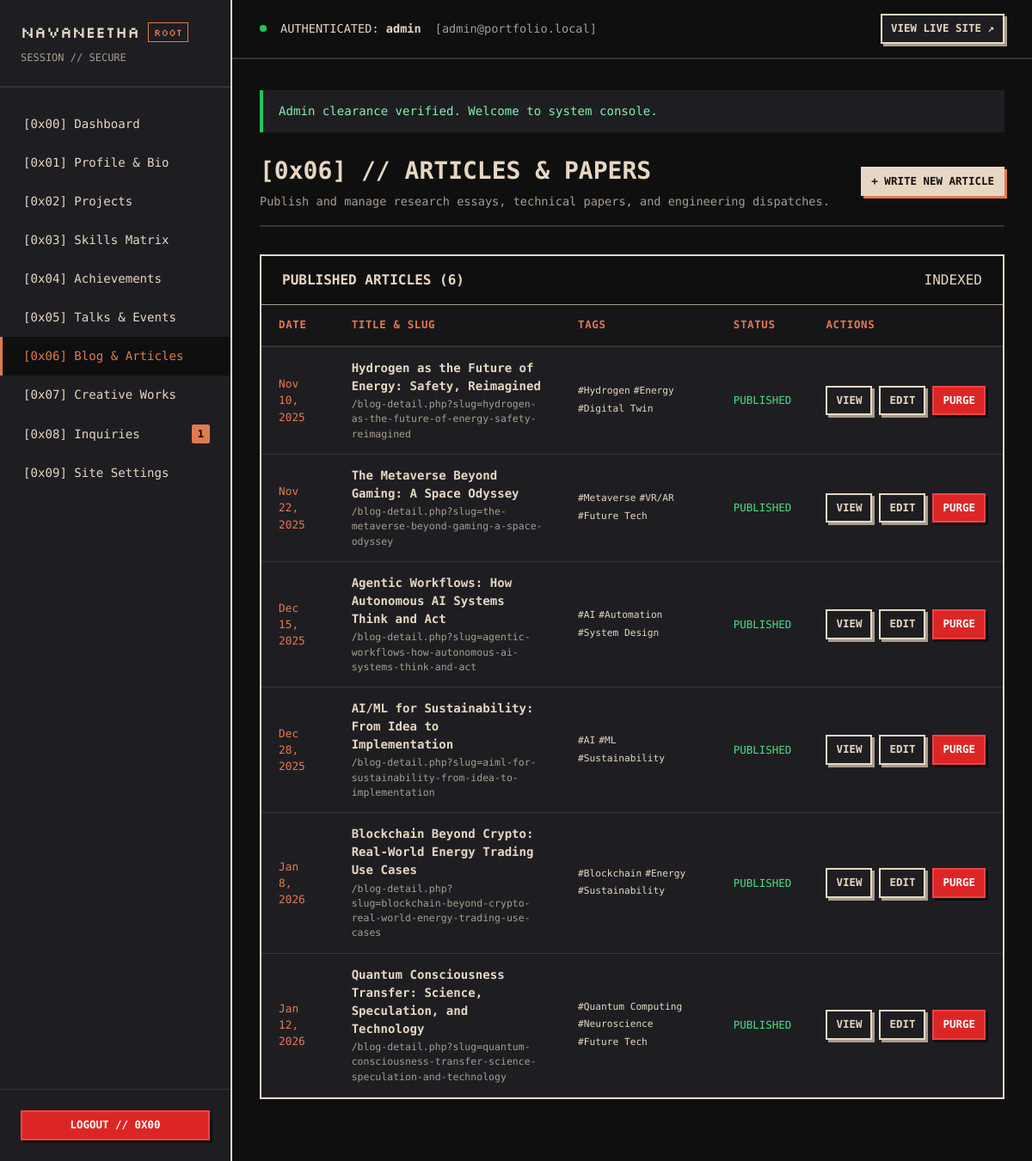
/admin/articles.php (signed in), run on the app's committed database.
### tables this page shows
CREATE TABLE IF NOT EXISTS `articles` (
    `id` INT UNSIGNED AUTO_INCREMENT PRIMARY KEY,
    `title` VARCHAR(255) NOT NULL,
    `slug` VARCHAR(255) NOT NULL UNIQUE,
    `summary` TEXT NOT NULL,
    `content` MEDIUMTEXT NOT NULL,
    `image` VARCHAR(255) NULL,
    `published_date` VARCHAR(50) NOT NULL,
    `is_published` TINYINT(1) DEFAULT 1,
    `created_at` TIMESTAMP DEFAULT CURRENT_TIMESTAMP,
    `updated_at` TIMESTAMP DEFAULT CURRENT_TIMESTAMP ON UPDATE CURRENT_TIMESTAMP,
    INDEX `idx_article_slug` (`slug`),
    INDEX `idx_article_pub` (`is_published`)
);

### includes/db_queries.php (called while the page is built, shortened)
<?php
function get_articles_list(bool $onlyPublished = true, ?int $limit = null): array {
    try {
        $db = get_db();
        $sql = "SELECT * FROM articles";
        $sql .= " ORDER BY id DESC";
        $stmt = $db->query($sql);
        $articles = $stmt->fetchAll();
        $tagStmt = $db->prepare("SELECT tag FROM article_tags WHERE article_id = :aid");
        foreach ($articles as &$art) {
            $tagStmt->execute([':aid' => $art['id']]);
            $art['tags'] = $tagStmt->fetchAll(PDO::FETCH_COLUMN);
        }
        return $articles;
    } catch (PDOException $e) {
        error_log("DAL Error (get_articles_list): " . $e->getMessage());
        return [];
    }
}

### includes/functions.php (called while the page is built, shortened)
<?php
function e(?string $value): string {
    return htmlspecialchars($value ?? '', ENT_QUOTES | ENT_SUBSTITUTE, 'UTF-8');
}
function csrf_token(): string {
    return $_SESSION['csrf_token'];
}

### admin/articles.php (the view, shortened to what this page needs)
<?php
require_once __DIR__ . '/includes/admin_header.php';
$action = $_GET['action'] ?? 'list';
$articleId = isset($_GET['id']) ? (int) $_GET['id'] : 0;
$article = null;
$allArticles = get_articles_list(false);
?>
<div class="page-header">
    <div>
        <h1 class="page-title">[0x06] // ARTICLES &amp; PAPERS</h1>
        <p style="font-family: var(--font-mono); font-size: 0.85rem; color: var(--clr-stone); margin-top: 4px;">
            Publish and manage research essays, technical papers, and engineering dispatches.
        </p>
    </div>
    <div>
        <?php if ($action === 'list'): ?>
            <a href="/admin/articles.php?action=create" class="btn btn-primary btn-sm">+ WRITE NEW ARTICLE</a>
        <?php else: ?>
            <a href="/admin/articles.php" class="btn btn-secondary btn-sm">&larr; BACK TO LIST</a>
        <?php endif; ?>
    </div>
</div>
<?php if ($action === 'create' || $action === 'edit'): ?>
    <div class="form-card cut-corner">
        <h2 style="font-size: 1.3rem; margin-bottom: 24px; color: var(--clr-sand);">
            <?= $action === 'create' ? '+ COMPOSE NEW TECHNICAL ARTICLE' : 'EDIT ARTICLE: ' . e($article['title']) ?>
        </h2>
        <form method="POST" action="/admin/articles.php?action=<?= $action ?><?= $articleId ? '&id=' . $articleId : '' ?>" enctype="multipart/form-data">
            <?= csrf_field() ?>
            <input type="hidden" name="existing_image" value="<?= e($article['image'] ?? '') ?>">
            <div class="form-grid">
                <div class="form-group form-full">
                    <label class="form-label" for="title">&gt; ARTICLE TITLE *</label>
                    <input type="text" id="title" name="title" class="form-control" value="<?= e($article['title'] ?? '') ?>" required>
                </div>
                <div class="form-group">
                    <label class="form-label" for="slug">&gt; URL SLUG (OPTIONAL, AUTO-GENERATED IF EMPTY)</label>
                    <input type="text" id="slug" name="slug" class="form-control" placeholder="quantum-consciousness-transfer" value="<?= e($article['slug'] ?? '') ?>">
                </div>
                <div class="form-group">
                    <label class="form-label" for="published_date">&gt; PUBLICATION DATE *</label>
                    <input type="text" id="published_date" name="published_date" class="form-control" value="<?= e($article['published_date'] ?? date('M d, Y')) ?>" required>
                </div>
                <div class="form-group form-full">
                    <label class="form-label" for="tags">&gt; TOPIC TAGS (COMMA SEPARATED)</label>
                    <input type="text" id="tags" name="tags" class="form-control" placeholder="AI, Blockchain, Quantum Computing" value="<?= e(implode(', ', $article['tags'] ?? [])) ?>">
                </div>
                <div class="form-group form-full">
                    <label class="form-label" for="summary">&gt; ABSTRACT / EXECUTIVE SUMMARY *</label>
                    <textarea id="summary" name="summary" class="form-control" rows="3" required><?= e($article['summary'] ?? '') ?></textarea>
                </div>
                <div class="form-group form-full">
                    <label class="form-label" for="content">&gt; FULL ARTICLE BODY (HTML / MARKDOWN FORMATTING) *</label>
                    <textarea id="content" name="content" class="form-control" rows="12" style="font-family: monospace;" required><?= e($article['content'] ?? '') ?></textarea>
                </div>
                <div class="form-group form-full">
                    <label class="form-label" for="article_image">&gt; FEATURED COVER IMAGE UPLOAD</label>
                    <input type="file" id="article_image" name="article_image" class="form-control" accept="image/*">
                    <?php if (!empty($article['image'])): ?>
                        <div style="margin-top: 8px;">
                            <span class="mono-data" style="color: var(--clr-stone); font-size: 0.8rem;">Current: <?= e($article['image']) ?></span>
                        </div>
                    <?php endif; ?>
                </div>
                <div class="form-group form-full" style="border: 1px dashed var(--clr-stone-dark); padding: 14px;">
                    <label class="switch-label">
                        <input type="checkbox" name="is_published" value="1" <?= (!isset($article['is_published']) || !empty($article['is_published'])) ? 'checked' : '' ?>>
                        <span>PUBLISH NOW (VISIBLE ON PORTFOLIO)</span>
                    </label>
                </div>
            </div>
            <div style="margin-top: 24px; display: flex; justify-content: flex-end; gap: 12px;">
                <a href="/admin/articles.php" class="btn btn-secondary">CANCEL</a>
                <button type="submit" class="btn btn-primary">SAVE ARTICLE &rarr;</button>
            </div>
        </form>
    </div>
<?php else: ?>
    <div class="table-card cut-corner">
        <div class="table-header">
            <span style="font-weight: bold; color: var(--clr-sand);">PUBLISHED ARTICLES (<?= count($allArticles) ?>)</span>
            <span class="binary-tag">INDEXED</span>
        </div>
        <table class="data-table">
            <thead>
                <tr>
                    <th>DATE</th>
                    <th>TITLE &amp; SLUG</th>
                    <th>TAGS</th>
                    <th>STATUS</th>
                    <th>ACTIONS</th>
                </tr>
            </thead>
            <tbody>
                <?php foreach ($allArticles as $art): ?>
                    <tr>
                        <td style="font-family: var(--font-mono); color: var(--clr-terracotta); font-size: 0.8rem;">
                            <?= e($art['published_date']) ?>
                        </td>
                        <td>
                            <strong><?= e($art['title']) ?></strong>
                            <div style="font-size: 0.72rem; color: var(--clr-stone); margin-top: 2px;">
                                /blog-detail.php?slug=<?= e($art['slug']) ?>
                            </div>
                        </td>
                        <td>
                            <div style="display: flex; flex-wrap: wrap; gap: 4px;">
                                <?php foreach ($art['tags'] ?? [] as $tg): ?>
                                    <span class="tech-badge" style="font-size: 0.7rem;">#<?= e($tg) ?></span>
                                <?php endforeach; ?>
                            </div>
                        </td>
                        <td>
                            <?php if (!empty($art['is_published'])): ?>
                                <span style="color: #4ADE80; font-size: 0.78rem;">PUBLISHED</span>
                            <?php else: ?>
                                <span style="color: #F87171; font-size: 0.78rem;">DRAFT</span>
                            <?php endif; ?>
                        </td>
                        <td>
                            <div style="display: flex; gap: 8px;">
                                <a href="/blog-detail.php?slug=<?= urlencode($art['slug']) ?>" target="_blank" class="btn btn-secondary btn-sm" title="View Public Post">
                                    VIEW
                                </a>
                                <a href="/admin/articles.php?action=edit&id=<?= (int)$art['id'] ?>" class="btn btn-secondary btn-sm">
                                    EDIT
                                </a>
                                <a href="/admin/articles.php?action=delete&id=<?= (int)$art['id'] ?>&csrf=<?= e(csrf_token()) ?>"
                                   class="btn btn-danger btn-sm"
                                   data-confirm="Delete article '<?= e($art['title']) ?>'?">
                                    PURGE
                                </a>
                            </div>
                        </td>
                    </tr>
                <?php endforeach; ?>
            </tbody>
        </table>
    </div>
<?php endif; ?>
<?php require_once __DIR__ . '/includes/admin_footer.php'; ?>

### assets/css/admin.css (style rules this page uses)
:root { --clr-coal: #0F0F10; --clr-graphite: #1E1E22; --clr-sand: #E7D6C1; --clr-violet: #6E5A73; --clr-terracotta: #E07A4F; --clr-stone: #A89C8F; --clr-stone-dark: #383430; --font-mono: 'Space Mono', 'Courier New', monospace; --font-sans: 'Space Grotesk', -apple-system, BlinkMacSystemFont, sans-serif; --font-pixel: 'Silkscreen', 'Space Mono', monospace; --shadow-main: 5px 5px 0 var(--clr-terracotta); --shadow-soft: 4px 4px 0 var(--clr-coal); }
*, *::before, *::after { box-sizing: border-box; margin: 0; padding: 0; }
body { background-color: var(--clr-coal); color: var(--clr-sand); font-family: var(--font-sans); line-height: 1.5; min-height: 100vh; }
a { color: var(--clr-sand); text-decoration: none; }
h1, h2, h3, h4 { font-family: var(--font-mono); color: var(--clr-sand); }
.page-header { display: flex; align-items: center; justify-content: space-between; margin-bottom: 32px; border-bottom: 2px solid var(--clr-stone-dark); padding-bottom: 18px; flex-wrap: wrap; gap: 16px; }
.page-title { font-size: 1.75rem; }
.table-card { background: var(--clr-graphite); border: 2px solid var(--clr-sand); box-shadow: 6px 6px 0 var(--clr-coal); margin-bottom: 36px; overflow: hidden; }
.table-header { background: var(--clr-coal); padding: 16px 24px; border-bottom: 1px solid var(--clr-stone); display: flex; justify-content: space-between; align-items: center; font-family: var(--font-mono); }
.data-table { width: 100%; border-collapse: collapse; font-family: var(--font-mono); font-size: 0.88rem; }
.data-table th { text-align: left; padding: 14px 20px; background: rgba(15, 15, 16, 0.5); border-bottom: 2px solid var(--clr-stone-dark); color: var(--clr-terracotta); text-transform: uppercase; letter-spacing: 0.05em; font-size: 0.78rem; }
.data-table td { padding: 14px 20px; border-bottom: 1px solid var(--clr-stone-dark); color: var(--clr-sand); vertical-align: middle; }
.btn { display: inline-flex; align-items: center; gap: 8px; font-family: var(--font-mono); font-size: 0.85rem; font-weight: 700; text-transform: uppercase; padding: 10px 18px; cursor: pointer; border: 2px solid var(--clr-sand); transition: all 0.2s ease; user-select: none; }
.btn-primary { background: var(--clr-sand); color: var(--clr-coal); box-shadow: 3px 3px 0 var(--clr-terracotta); }
.btn-secondary { background: var(--clr-graphite); color: var(--clr-sand); box-shadow: 3px 3px 0 var(--clr-stone); }
.btn-danger { background: #DC2626; color: #fff; border-color: #EF4444; box-shadow: 3px 3px 0 var(--clr-coal); }
.btn-sm { padding: 6px 10px; font-size: 0.78rem; }

### data on the page
articles: published_date "Nov 10, 2025", title "Hydrogen as the Future of Energy: Safety, Reimagined", slug "hydrogen-as-the-future-of-energy-safety-reimagined", tg "Hydrogen", tg "Energy", tg "Digital Twin", is_published "PUBLISHED"
articles: published_date "Nov 22, 2025", title "The Metaverse Beyond Gaming: A Space Odyssey", slug "the-metaverse-beyond-gaming-a-space-odyssey", tg "Metaverse", tg "VR/AR", tg "Future Tech", is_published "PUBLISHED"
articles: published_date "Dec 15, 2025", title "Agentic Workflows: How Autonomous AI Systems Think and Act", slug "agentic-workflows-how-autonomous-ai-systems-think-and-act", tg "AI", tg "Automation", tg "System Design", is_published "PUBLISHED"
articles: published_date "Dec 28, 2025", title "AI/ML for Sustainability: From Idea to Implementation", slug "aiml-for-sustainability-from-idea-to-implementation", tg "AI", tg "ML", tg "Sustainability", is_published "PUBLISHED"
articles: published_date "Jan 8, 2026", title "Blockchain Beyond Crypto: Real-World Energy Trading Use Cases", slug "blockchain-beyond-crypto-real-world-energy-trading-use-cases", tg "Blockchain", tg "Energy", tg "Sustainability", is_published "PUBLISHED"
articles: published_date "Jan 12, 2026", title "Quantum Consciousness Transfer: Science, Speculation, and Technology", slug "quantum-consciousness-transfer-science-speculation-and-technology", tg "Quantum Computing", tg "Neuroscience", tg "Future Tech", is_published "PUBLISHED"

### other printed values
$unreadCount "1"
$adminUser['username'] "admin"
$adminUser['email'] "admin@portfolio.local"
$flash['message'] "Admin clearance verified. Welcome to system console."
count($allArticles) "6"
